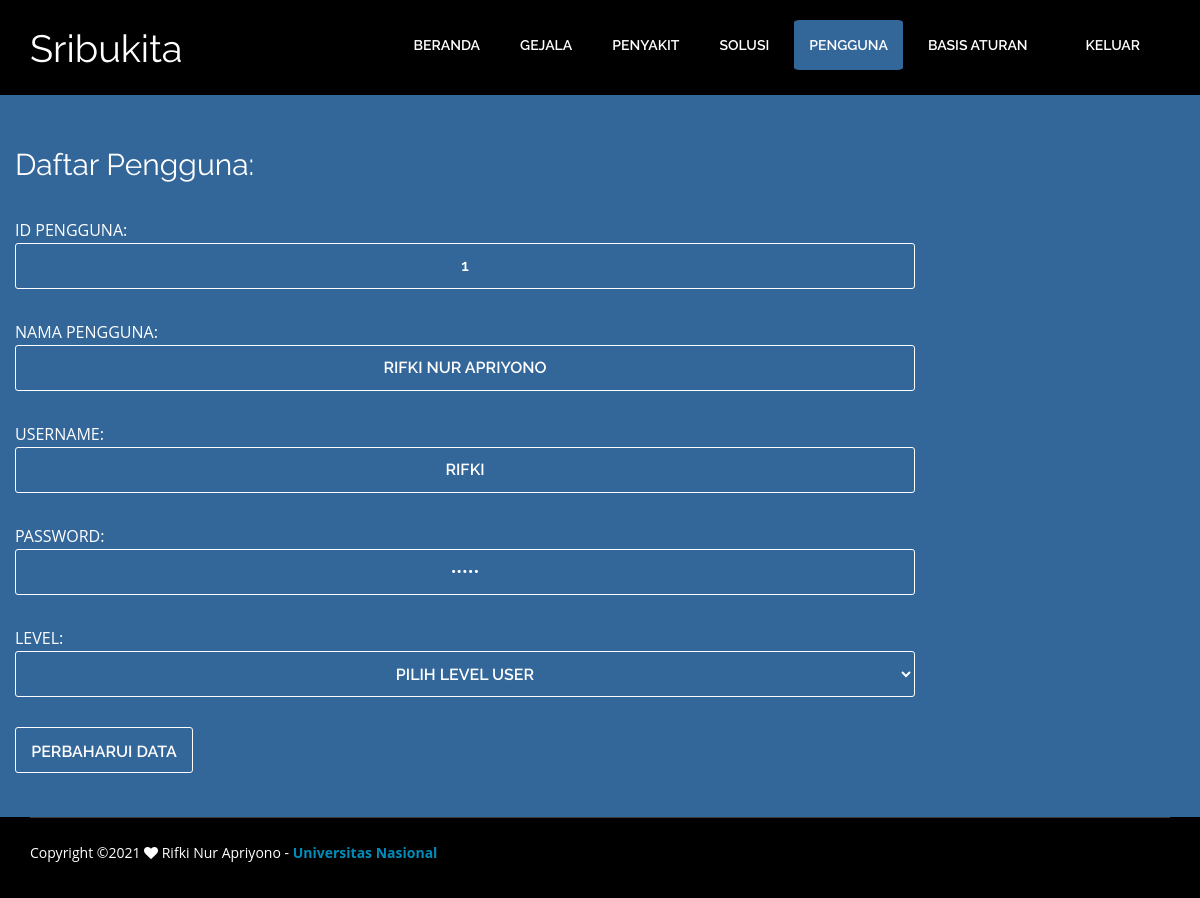
The page /admin/p_edit.php?id_pengguna=1 on the database its author committed.
### tables this page shows
CREATE TABLE `pengguna` (
  `id_pengguna` int(11) NOT NULL,
  `nama_pengguna` varchar(255) NOT NULL,
  `username` varchar(255) NOT NULL,
  `password` varchar(255) NOT NULL,
  `level` varchar(20) NOT NULL
);

### admin/p_edit.php (the view, shortened to what this page needs)
<!doctype html>
<?php include_once '../config.php'; ?>
<html style="background:#000;">
<head>
    <link href="../css/bootstrap.min.css" rel="stylesheet" type="text/css">
    <link href="../css/style.css" rel="stylesheet" type="text/css">
    <link href="../css/font-awesome.css" rel="stylesheet" type="text/css">
    <link href="../css/animate.css" rel="stylesheet" type="text/css">
</head>
<body>
<header id="header_wrapper">
<div class="container">
<div class="header_box">
    <div class="logo">
    <h2 class="ff">Sribukita</h2></div>
<nav class="navbar navbar-inverse" role="navigation">
<div id="main-nav" class="collapse navbar-collapse navStyle">
    <ul class="nav navbar-nav" id="mainNav">
        <li><a href="index.php">Beranda</a></li>
        <li><a href="gejala.php">Gejala</a></li>
        <li><a href="penyakit.php">Penyakit</a></li>
        <li><a href="solusi.php">Solusi</a></li>
        <li class="active"><a href="#">Pengguna</a></li>
        <li><a href="basis_aturan.php">Basis Aturan</a></li>
        <li><a href="../keluar.php">Keluar</a></li>
    </ul>
</div>
</nav>
</div>
</div>
</header>
<section id="beranda" class="top_cont_outer">
<div class="hero_wrapper">
<div class="container">
<div class="beranda">
<div class="row">
<div>
<div class="top_left_cont zoomIn wow animated">
    <h2>Daftar Pengguna:</h2>
<form action="p_prosesedit.php" method="post">
    <?php
	$id = $_GET['id_pengguna'];
	$data = mysqli_query($con, "select * from pengguna where id_pengguna='$id'");
	while($d = mysqli_fetch_array($data)){
    ?>
    <p>ID PENGGUNA: &nbsp;&nbsp;&nbsp;<input type="text" name="id_pengguna" class="read_more2" value="<?php echo $d['id_pengguna']; ?>" readonly></p>
    <p>NAMA PENGGUNA: &nbsp;&nbsp;&nbsp;<input type="text" name="nama_pengguna" class="read_more2" value="<?php echo $d['nama_pengguna']; ?>" required="required"></p>
    <p>USERNAME: &nbsp;&nbsp;&nbsp;<input type="text" name="username" class="read_more2" value="<?php echo $d['username']; ?>" required="required"></p>
    <p>PASSWORD: &nbsp;&nbsp;&nbsp;<input type="password" name="password" value="<?php echo $d['password']; ?>" class="read_more2" required="required"></p>
    <p>LEVEL: &nbsp;&nbsp;&nbsp;
    <select class="read_more2" name="level" required="required">
	<option value="">&nbsp;&nbsp;&nbsp;PILIH LEVEL USER</option>
    </select>
    </p>
    <button type="submit" class="read_more2">PERBAHARUI DATA</button>
    <?php } ?>
</form>
</div>
</div>
</div>
</div>
</div>
</div>
</section>
<footer class="footer_wrapper" id="contact_periksa">
<div class="container">
<div class="footer_bottom">
    Copyright ©<?php echo date("Y"); ?> <i class="fa fa-heart pulse"></i> Rifki Nur Apriyono - <b><a style="color: #008cba" href="https://www.unas.ac.id/" target="_blank">Universitas Nasional</a></b>
</div>
</div>
</footer>
</body>
</html>

### css/style.css (style rules this page uses)
ul { list-style: none; }
a, a:hover, a:active { outline: 0px !important; }
button, button:hover, button:active { outline: 0px !important; }
input, input:hover, input:active { outline: 0px !important; }
select, select:hover, select:active { outline: 0px !important; }
body { font-family: 'Open Sans', sans-serif; font-size: 14px; font-weight: normal; color: #fff; margin: 0; }
h2 { font-size: 38px; color: #000000; font-family: 'Raleway', sans-serif; font-weight: normal; margin: 0px 0 25px 0; text-align: center; }
p { line-height: 24px; margin: 0; }
#header_wrapper { background: #000; padding: 20px 0px 0px 0px; }
.header_box { position: relative; }
.logo { float: left; margin-top: 8px; position: relative; z-index: 2; }
.navbar-inverse { background-color: transparent; border-color: transparent; }
.navbar { border: 0px solid #fff; min-height: 40px; margin-bottom: 0px; }
.navbar-inverse .navbar-nav > li > a { color: #FFF; }
.navStyle { float: right; }
.navStyle ul { list-style: none; padding: 0px; }
.navStyle ul li { display: inline-block; margin: 0 5px; }
.navStyle ul li:first-child { ; }
.navStyle ul li:last-child { margin: 0 0 0 23px; }
.navStyle ul li a { display: block; font-size: 14px; color: #000000; font-family: 'Raleway', sans-serif; text-decoration: none; text-transform: uppercase; font-weight: 600; transition: all 0.2s ease-in-out; -moz-transition: all 0.2s ease-in-out; -webkit-transition: all 0.2s ease-in-out; }
.navbar-inverse .navbar-nav > .active > a, .navbar-inverse .navbar-nav > .active > a:hover, .navbar-inverse .navbar-nav > .active > a:focus { color: #fff; background-color: #336699; border-radius:5%; }
.top_cont_outer { background: #336699; position: relative; }
.beranda { position: relative; }
.beranda p { text-align:justify; }
.top_left_cont { padding: 44px 0; }
.top_left_cont h2 { font-size: 30px; color: #FFF; line-height: 52px; margin: 0 0 26px 0; font-family: 'Raleway', sans-serif; text-align: justify; }
.top_left_cont p { font-size: 16px; color: #fff; margin: 0 0 30px 0; line-height: 26px; }
button.read_more2 { font-family: 'Raleway', sans-serif; display: block; font-size: 16px; width: 178px; height: 46px; line-height: 46px; border-radius: 3px; text-align: center; text-transform: uppercase; font-weight: 600; transition: all 0.2s ease-in-out; -moz-transition: all 0.2s ease-in-out; -webkit-transition: all 0.2s ease-in-out; background: transparent; color: #fff; border: 1px solid #fff; }
input.read_more2 { font-family: 'Raleway', sans-serif; display: block; font-size: 16px; width: 900px; height: 46px; line-height: 46px; border-radius: 3px; text-align: center; text-transform: uppercase; font-weight: 600; transition: all 0.2s ease-in-out; -moz-transition: all 0.2s ease-in-out; -webkit-transition: all 0.2s ease-in-out; background: transparent; color: #fff; border: 1px solid #fff; }
select.read_more2 { font-family: 'Raleway', sans-serif; display: block; font-size: 16px; width: 900px; height: 46px; line-height: 46px; border-radius: 3px; text-align: center; text-transform: uppercase; font-weight: 600; transition: all 0.2s ease-in-out; -moz-transition: all 0.2s ease-in-out; -webkit-transition: all 0.2s ease-in-out; background: transparent; color: #fff; border: 1px solid #fff; }
.footer_wrapper { background: #000000; }
.footer_bottom { border-top: 1px solid #3C3A3A; padding: 25px 0; }
#contact_periksa { padding: 0px 0 10px; }

### admin/p_edit.php (style rules this page uses)
.ff { color: #fff; }

### rows shown on the page
pengguna: id_pengguna "1", nama_pengguna "Rifki Nur Apriyono", username "rifki"
